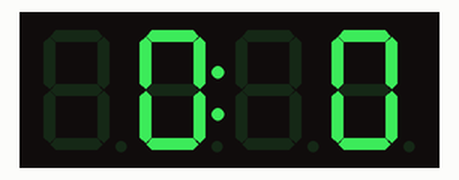
Bench run of a sketch on a simulated Arduino Uno, built with avr-gcc and run on an emulated ATmega328P. On the bench: 4-digit seven-segment display.

Above: at 0.1 s.
At 60.2 s:
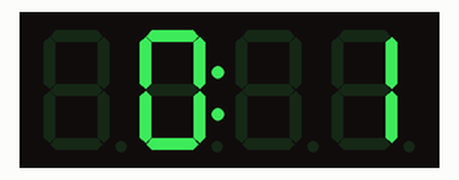
At 120.1 s:
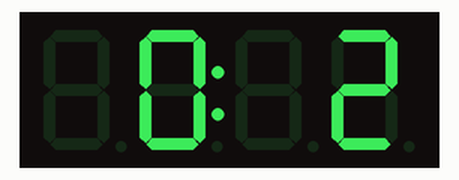

Measured:
- what the display in image 1 shows lasts 59.8 s, from 60.2 s to 120.0 s

The sketch:

ArduinoTestTM1637__1_.ino
```cpp
#include <TimeLib.h>      // incluye libreria TimeLib
#include <TM1637Display.h>    // incluye libreria TM1637

#define CLK 2       // CLK a pin 2
#define DIO 3       // DIO a pin 3

TM1637Display display(CLK, DIO);  // crea objeto

void setup(){
  display.setBrightness(5);   // establece nivel de brillo
  setTime(0,0,0,10,2,2022);    // establece fecha y horario inicial
}

void loop(){
  time_t t = now();     // obtiene fecha y horario
  display.showNumberDecEx(hour(t), 0b01000000, false, 2, 0);  // muestra hora y enciende
                // los dos puntos separadores
  display.showNumberDec(minute(t), false, 2, 2);    // muestra minutos
  delay(100);       // demora de 100 mseg.
}
```
